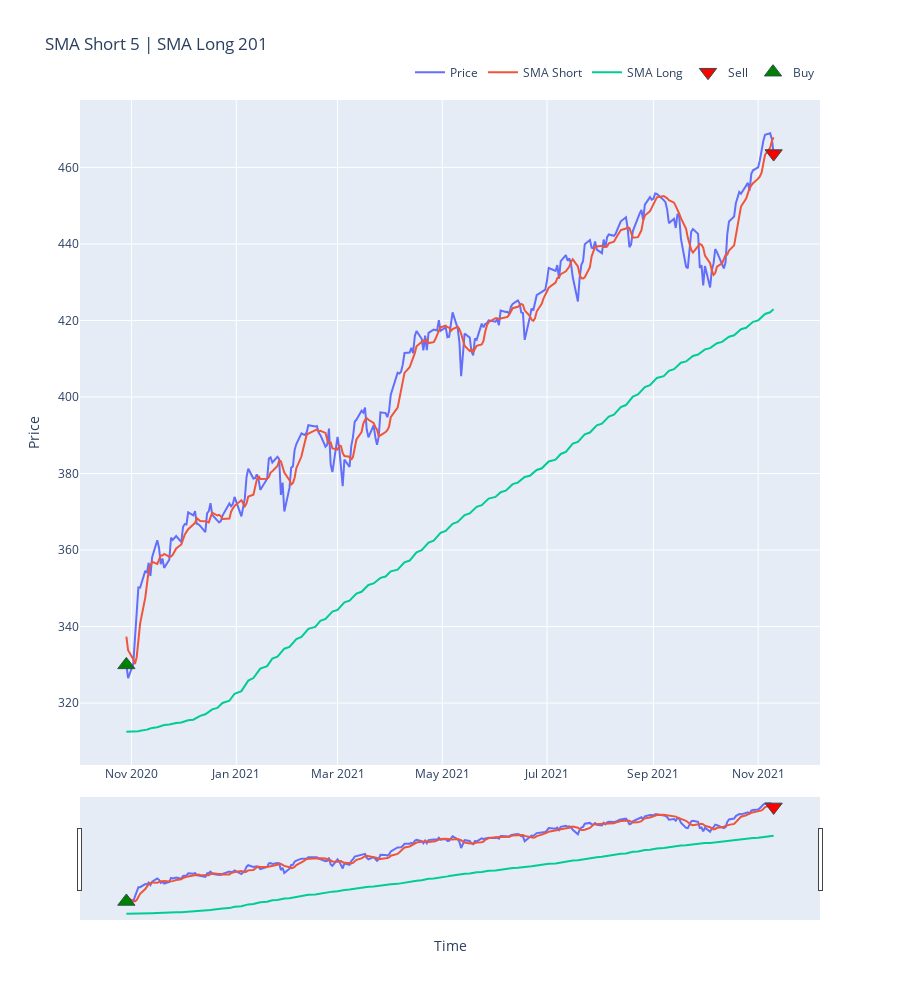

Source (notebook cell):
### Code cell
plot_signal(best_result, 5, 201)

### Figure 1 — Plotly figure (JSON) as saved in the notebook; plotly's stock layout.template omitted (floating-point values rounded to 4 significant figures; data arrays with more than 128 entries replaced by an {"elided": "..."} marker saying what was removed)
{"data": [{"name": "Price", "type": "scatter", "x": {"elided": "261 str values"}, "y": {"elided": "261 float values"}}, {"name": "SMA Short", "type": "scatter", "x": {"elided": "261 str values"}, "y": {"elided": "261 float values"}}, {"name": "SMA Long", "type": "scatter", "x": {"elided": "261 str values"}, "y": {"elided": "261 float values"}}, {"marker": {"color": "Red", "line": {"color": "DarkSlateGrey", "width": 1}, "size": 15, "symbol": "triangle-down"}, "mode": "markers", "name": "Sell", "type": "scatter", "x": ["2021-11-10T00:00:00"], "y": [463.6]}, {"marker": {"color": "Green", "line": {"color": "DarkSlateGrey", "width": 1}, "size": 15, "symbol": "triangle-up"}, "mode": "markers", "name": "Buy", "type": "scatter", "x": ["2020-10-29T00:00:00"], "y": [330.0]}], "layout": {"height": 1000, "legend": {"orientation": "h", "x": 1, "xanchor": "right", "y": 1.02, "yanchor": "bottom"}, "title": {"text": "SMA Short 5 | SMA Long 201"}, "xaxis": {"rangeslider": {"visible": true}, "title": {"text": "Time"}}, "yaxis": {"title": {"text": "Price"}}}}
